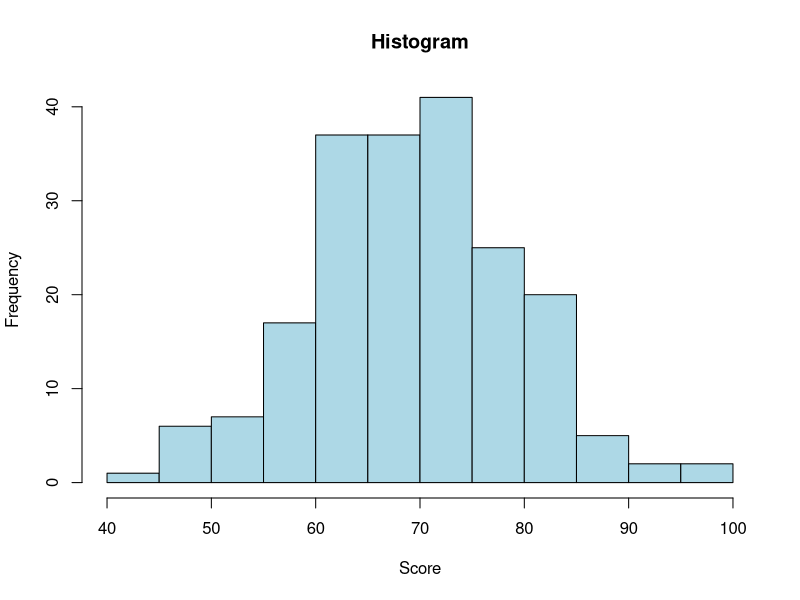
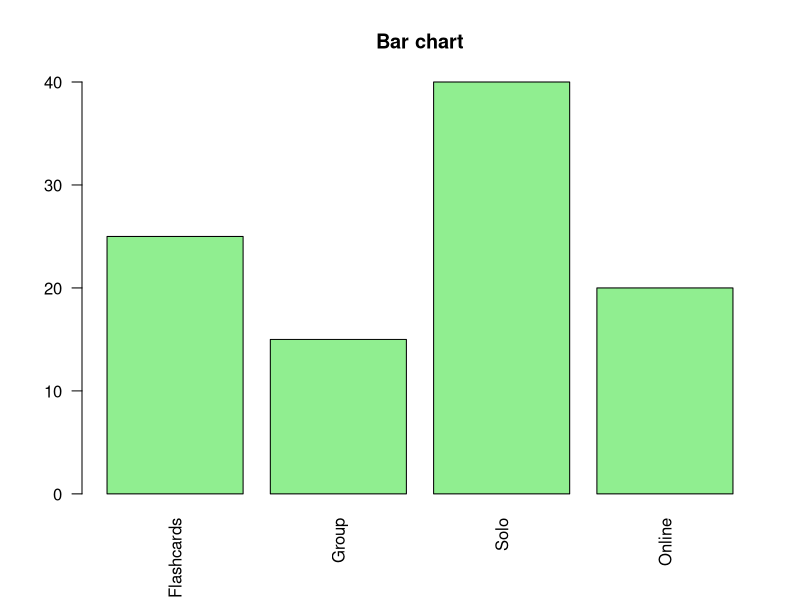
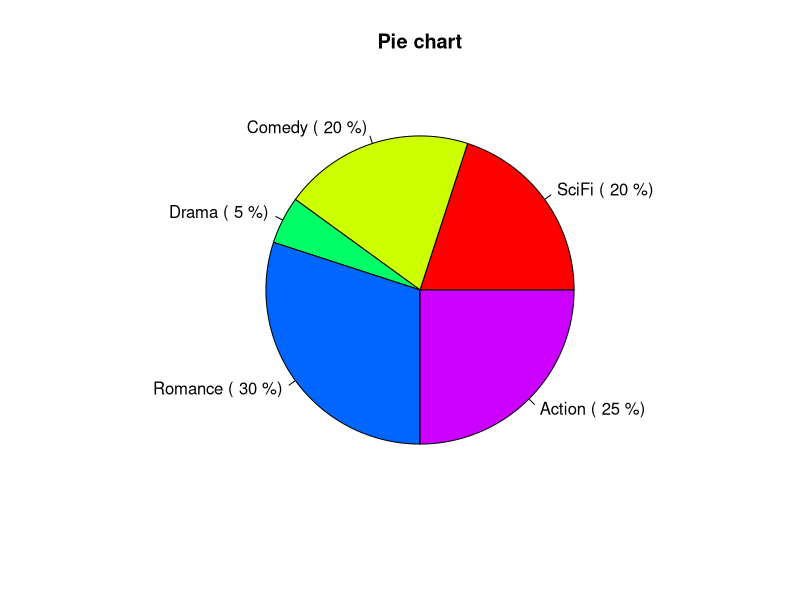
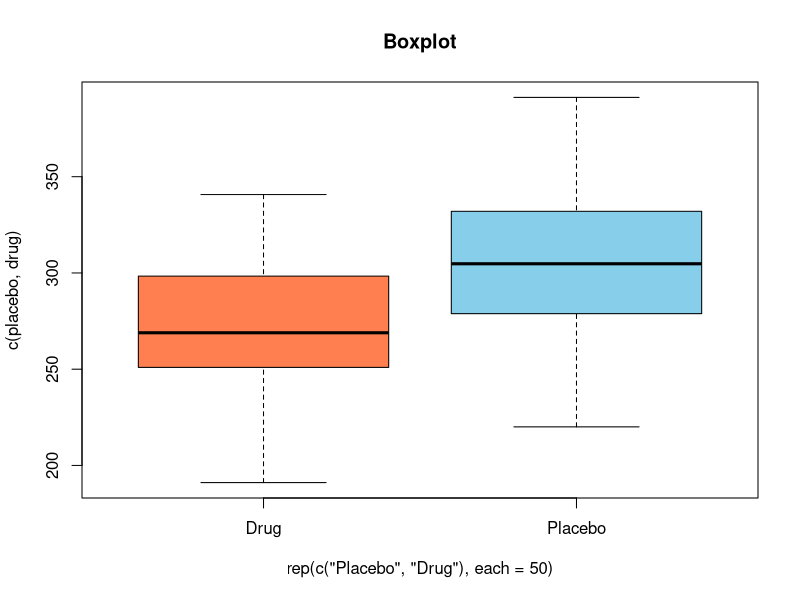

R code for these plots, in order:
scores <- round(rnorm(200, 70, 10)); hist(scores, col="lightblue", main="Histogram", xlab="Score")
methods <- c("Flashcards","Group","Solo","Online"); counts <- c(25,15,40,20)
barplot(counts, names.arg=methods, las=2, col="lightgreen", main="Bar chart")
pie_counts <- c(4,4,1,6,5); labels <- paste(c("SciFi","Comedy","Drama","Romance","Action"),
                                            "(", round(100*pie_counts/sum(pie_counts)),"%)")
pie(pie_counts, labels=labels, col=rainbow(5), main="Pie chart")
set.seed(456); placebo <- rnorm(50,300,40); drug <- rnorm(50,270,35)
boxplot(c(placebo,drug)~rep(c("Placebo","Drug"),each=50), col=c("coral","skyblue"), main="Boxplot")
